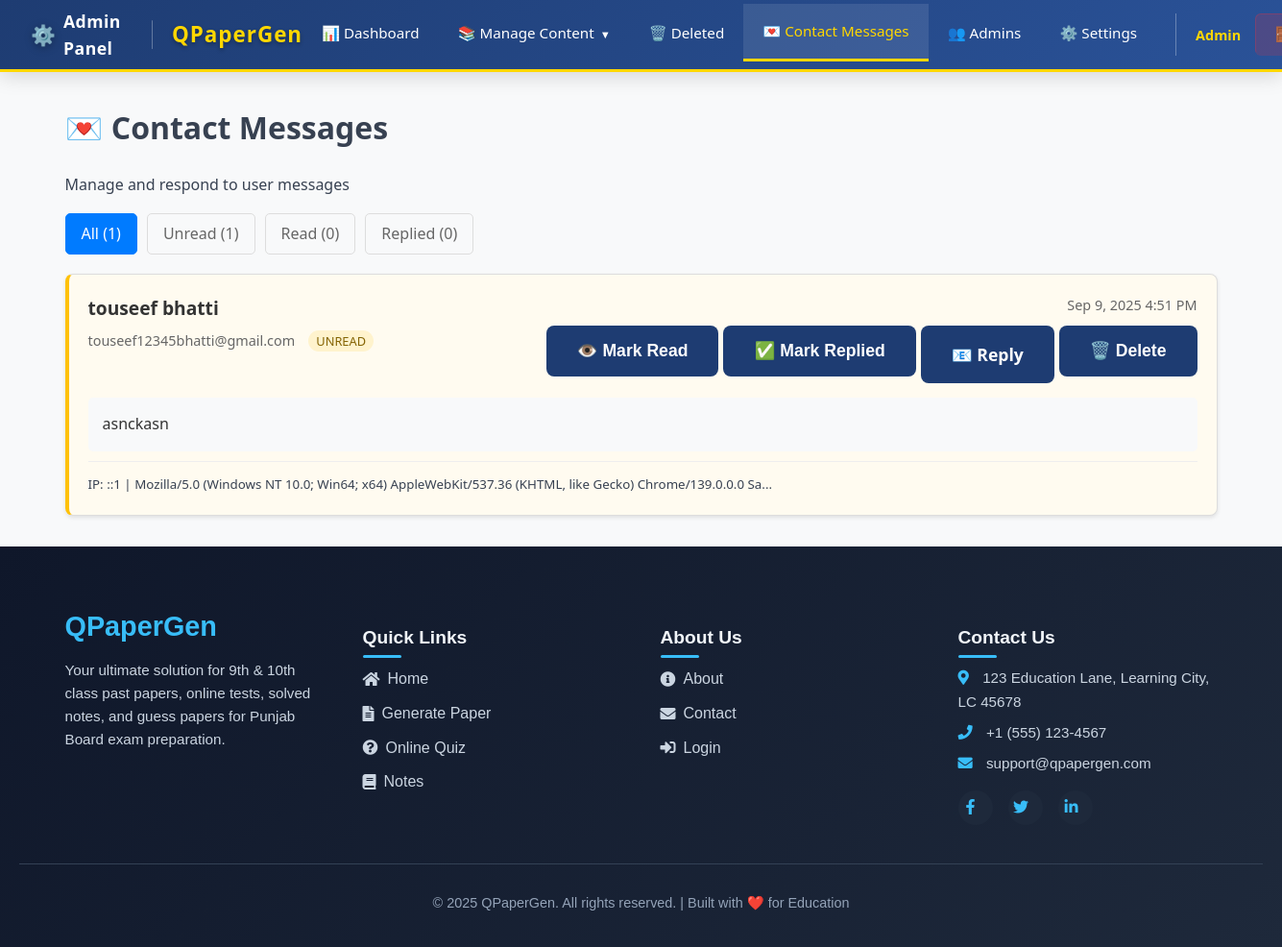
The page /admin/contact_messages.php on the database its author committed.
### tables this page shows
CREATE TABLE `contact_messages` (
  `id` int NOT NULL AUTO_INCREMENT,
  `name` varchar(191) NOT NULL,
  `email` varchar(191) NOT NULL,
  `message` text NOT NULL,
  `status` enum('unread','read','replied') DEFAULT 'unread',
  `user_agent` text,
  `ip_address` varchar(45) DEFAULT NULL,
  `created_at` timestamp NOT NULL DEFAULT CURRENT_TIMESTAMP,
  `updated_at` timestamp NOT NULL DEFAULT CURRENT_TIMESTAMP ON UPDATE CURRENT_TIMESTAMP,
  PRIMARY KEY (`id`),
  KEY `idx_status` (`status`),
  KEY `idx_created_at` (`created_at`)
);

### admin/contact_messages.php (the view, shortened to what this page needs)
<?php
require_once '../db_connect.php';
$statusFilter = $_GET['status'] ?? 'all';
$page = max(1, intval($_GET['page'] ?? 1));
$limit = 20;
$offset = ($page - 1) * $limit;
$whereClause = '';
$params = [];
$types = '';
$query = "SELECT * FROM contact_messages" . $whereClause . " ORDER BY created_at DESC LIMIT ? OFFSET ?";
$params[] = $limit;
$params[] = $offset;
$types .= 'ii';
$stmt = $conn->prepare($query);
$stmt->bind_param($types, ...$params);
$stmt->execute();
$messages = $stmt->get_result()->fetch_all(MYSQLI_ASSOC);
$statusCounts = [
    'all' => 0,
    'unread' => 0,
    'read' => 0,
    'replied' => 0
];
$result = $conn->query("SELECT status, COUNT(*) as count FROM contact_messages GROUP BY status");
while ($row = $result->fetch_assoc()) {
    $statusCounts[$row['status']] = $row['count'];
    $statusCounts['all'] += $row['count'];
}
include 'header.php';
?>
<div class="admin-container">
    <div class="admin-header">
        <h1>💌 Contact Messages</h1>
        <p>Manage and respond to user messages</p>
    </div>
    <div class="filter-tabs">
        <a href="?status=all" class="tab <?= $statusFilter === 'all' ? 'active' : '' ?>">
            All (<?= $statusCounts['all'] ?>)
        </a>
        <a href="?status=unread" class="tab <?= $statusFilter === 'unread' ? 'active' : '' ?>">
            Unread (<?= $statusCounts['unread'] ?>)
        </a>
        <a href="?status=read" class="tab <?= $statusFilter === 'read' ? 'active' : '' ?>">
            Read (<?= $statusCounts['read'] ?>)
        </a>
        <a href="?status=replied" class="tab <?= $statusFilter === 'replied' ? 'active' : '' ?>">
            Replied (<?= $statusCounts['replied'] ?>)
        </a>
    </div>
    <?php if (empty($messages)): ?>
        <div class="no-data">
            <p>📭 No messages found.</p>
        </div>
    <?php else: ?>
        <div class="messages-container">
            <?php foreach ($messages as $message): ?>
                <div class="message-card <?= $message['status'] ?>">
                    <div class="message-header">
                        <div class="message-info">
                            <h3><?= htmlspecialchars($message['name']) ?></h3>
                            <span class="email"><?= htmlspecialchars($message['email']) ?></span>
                            <span class="status-badge status-<?= $message['status'] ?>"><?= ucfirst($message['status']) ?></span>
                        </div>
                        <div class="message-meta">
                            <span class="date"><?= date('M j, Y g:i A', strtotime($message['created_at'])) ?></span>
                            <div class="message-actions">
                                <?php if ($message['status'] === 'unread'): ?>
                                    <form method="POST" style="display: inline;">
                                        <button type="submit" class="btn btn-sm btn-secondary" title="Mark as Read">
                                            👁️ Mark Read
                                        </button>
                                    </form>
                                <?php endif; ?>
                                <?php if ($message['status'] !== 'replied'): ?>
                                    <form method="POST" style="display: inline;">
                                        <button type="submit" class="btn btn-sm btn-success" title="Mark as Replied">
                                            ✅ Mark Replied
                                        </button>
                                    </form>
                                <?php endif; ?>
                                <a href="mailto:<?= htmlspecialchars($message['email']) ?>?subject=Re: Your message to QPaperGen"
                                   class="btn btn-sm btn-primary" title="Reply via Email">
                                    📧 Reply
                                </a>
                                <form method="POST" style="display: inline;" onsubmit="return confirm('Are you sure you want to delete this message?');">
                                    <button type="submit" class="btn btn-sm btn-danger" title="Delete Message">
                                        🗑️ Delete
                                    </button>
                                </form>
                            </div>
                        </div>
                    </div>
                    <div class="message-content">
                        <p><?= nl2br(htmlspecialchars($message['message'])) ?></p>
                    </div>
                    <?php if ($message['ip_address']): ?>
                        <div class="message-footer">
                            <small class="text-muted">
                                IP: <?= htmlspecialchars($message['ip_address']) ?>
                                <?php if ($message['user_agent']): ?>
                                    | <?= htmlspecialchars(substr($message['user_agent'], 0, 100)) ?>...
                                <?php endif; ?>
                            </small>
                        </div>
                    <?php endif; ?>
                </div>
            <?php endforeach; ?>
        </div>
    <?php endif; ?>
</div>
<?php include '../footer.php'; ?>

### css/admin.css (style rules this page uses)
html { box-sizing: border-box; font-family: 'Segoe UI', Tahoma, Geneva, Verdana, sans-serif; background: #f8f9fa; color: #374151; font-size: 16px; }
body { margin: 0; padding: 0; line-height: 1.6; }
.admin-container { max-width: 1200px; margin: 32px auto; padding: 0 20px; }
button { padding: 12px 20px; border: none; background: #1e3c72; color: #fff; border-radius: 8px; cursor: pointer; font-size: 1rem; font-weight: 500; transition: all 0.3s ease; }
.btn { display: inline-block; padding: 12px 24px; font-size: 1rem; text-decoration: none; background: #1e3c72; color: white; border-radius: 8px; transition: all 0.3s ease; border: none; cursor: pointer; font-weight: 500; text-align: center; }
.btn { display: inline-block; padding: 16px 32px; background: #1e3c72; color: white; text-decoration: none; border-radius: 8px; font-weight: 600; font-size: 1.1rem; transition: all 0.3s ease; border: none; cursor: pointer; }
.btn.btn-primary { background: #1e3c72; }

### admin/contact_messages.php (style rules this page uses)
.filter-tabs { display: flex; gap: 10px; margin-bottom: 20px; flex-wrap: wrap; }
.tab { padding: 8px 16px; border: 1px solid #ddd; border-radius: 5px; text-decoration: none; color: #666; background: #f8f9fa; transition: all 0.2s; }
.tab.active { background: #007bff; color: white; border-color: #007bff; }
.messages-container { display: flex; flex-direction: column; gap: 15px; }
.message-card { background: #fff; border: 1px solid #ddd; border-radius: 8px; padding: 20px; box-shadow: 0 2px 4px rgba(0,0,0,0.1); transition: box-shadow 0.2s; }
.message-card.unread { border-left: 4px solid #ffc107; background: #fffbf0; }
.message-header { display: flex; justify-content: space-between; align-items: flex-start; margin-bottom: 15px; gap: 15px; }
.message-info h3 { margin: 0 0 5px 0; font-size: 1.2em; color: #333; }
.email { color: #666; font-size: 0.9em; margin-right: 10px; }
.status-badge { padding: 2px 8px; border-radius: 12px; font-size: 0.8em; font-weight: 500; text-transform: uppercase; }
.status-unread { background: #fff3cd; color: #856404; }
.message-meta { text-align: right; flex-shrink: 0; }
.date { display: block; color: #666; font-size: 0.9em; margin-bottom: 10px; }
.message-actions { display: flex; gap: 5px; flex-wrap: wrap; justify-content: flex-end; }
.message-content { background: #f8f9fa; padding: 15px; border-radius: 5px; margin-bottom: 10px; }
.message-content p { margin: 0; line-height: 1.6; color: #333; }
.message-footer { border-top: 1px solid #eee; padding-top: 10px; margin-top: 10px; }

### rows shown on the page
contact_messages: name "touseef bhatti", email "touseef12345bhatti@gmail.com", status "UNREAD", created_at "Sep 9, 2025 4:51 PM", message "asnckasn", ip_address "::1", user_agent "Mozilla/5.0 (Windows NT 10.0; Win64; x64) AppleWebKit/537.36 (KHTML, like Gecko) Chrome/139.0.0.0 Sa"

### other values the page prints
$_SESSION['name'] "Admin"
$statusCounts['all'] "1"
$statusCounts['unread'] "1"
$statusCounts['read'] "0"
$statusCounts['replied'] "0"
